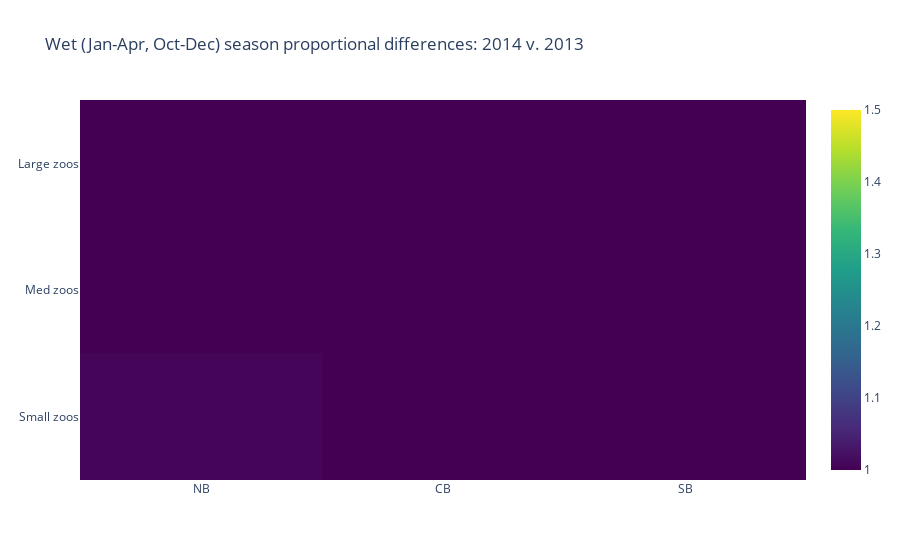

This figure's notebook cell:
### Code cell
# Wet season

fig = go.Figure(data=go.Heatmap(
                   z=[[7.95/7.89,8.37/8.67,8.46/8.91], 
                      [4.62/4.65,5.62/6.04,7.24/8.38], 
                      [1/1,1.13/1.15,1.43/1.57]],
                   x=['NB', 'CB', 'SB'],
                   y=['Small zoos', 'Med zoos', 'Large zoos'],
                    colorscale="Viridis",
                    zmin=1, zmax=1.5))                   

fig.update_layout(
    title='Wet (Jan-Apr, Oct-Dec) season proportional differences: 2014 v. 2013')

fig.show()

### Figure 1 — Plotly figure (JSON) as saved in the notebook; plotly's stock layout.template omitted (floating-point values rounded to 4 significant figures)
{"data": [{"colorscale": [[0, "#440154"], [0.1111, "#482878"], [0.2222, "#3e4989"], [0.3333, "#31688e"], [0.4444, "#26828e"], [0.5556, "#1f9e89"], [0.6667, "#35b779"], [0.7778, "#6ece58"], [0.8889, "#b5de2b"], [1, "#fde725"]], "type": "heatmap", "x": ["NB", "CB", "SB"], "y": ["Small zoos", "Med zoos", "Large zoos"], "z": [[1.008, 0.9654, 0.9495], [0.9935, 0.9305, 0.864], [1, 0.9826, 0.9108]], "zmax": 1.5, "zmin": 1}], "layout": {"title": {"text": "Wet (Jan-Apr, Oct-Dec) season proportional differences: 2014 v. 2013"}}}
